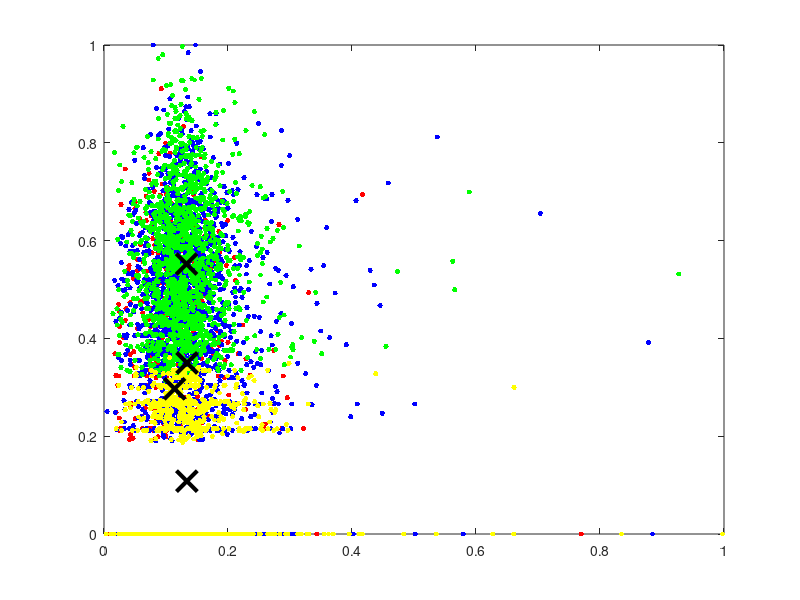

The MATLAB source for this figure: (Note: this script raises an error after producing the figure.)
%Import the data
addpath('../Data');
disp(sprintf('\nimporting dataset...'));
data = dlmread('data-numeric-only.csv', ',', 2, 0);
labels = {'duration', 'end of fade in', 'key', 'loudness', 'song hotness', 'start of fade out', 'tempo', 'time signature'};

%Take only the data we want and format as a matrix
D = data(:, [2:3, 5:12]);
D2 = D(:, [1:4, 6:9]);

%normalize Data
for j = 1:size(D2,2)
    D2(:,j) = ( (D2(:,j)-min(D2(:,j)) )./(max(D2(:,j))-min(D2(:,j))));
end

%run k means
disp(sprintf('Running 4 Cluster K-Means...'));
[idx,C] = kmeans(D2,4);

disp(sprintf('Plotting Data...'));

%Plot The Clusters
for i = 1:(size(D2,2))
    figure;
    plot(D2(idx==1,i),D2(idx==1,5),'r.','MarkerSize',12)
    hold on
    plot(D2(idx==2,i),D2(idx==2,5),'b.','MarkerSize',12)
    plot(D2(idx==3,i),D2(idx==3,5),'g.','MarkerSize',12)
    plot(D2(idx==4,i),D2(idx==4,5),'y.','MarkerSize',12)
    plot(C(:,i),C(:,5),'kx',...
         'MarkerSize',15,'LineWidth',3)
    legend('Cluster 1','Cluster 2','cluster 3','cluster 4','Centroids',...
           'Location','NW')
    xlabel(labels(i));
    ylabel(labels(5));
    title 'Cluster Assignments and Centroids'
    hold off
end



%K means on temp
